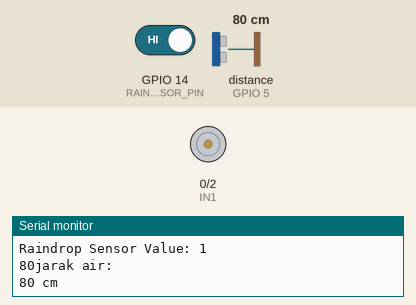
This sketch was run on a simulated ESP8266 (NodeMCU). On the bench: motor-driver pin pairs drawn as motors (green arrow = first pin HIGH = forward, orange = second pin HIGH = backward, longer = more drive), the last lines printed to the serial monitor. Wiring (inferred from the names in the program): ultrasonic range finder: trigger GPIO 4; echo GPIO 5. Inputs (shaded band) come from the test bench; at power-on: distance to the obstacle (sensor on GPIO 5) 80 cm, GPIO 14 (RAINDROP_SENSOR_PIN) HIGH. The echo pulse lasts 58.3 µs per cm; WiFi joins after 1.5 s; servers stay silent unless stated; the local clock reads 2024-03-15 10:24:30 at power-on unless the sketch sets it.

Above: at 3.2 s.
3.3 s: distance to the obstacle (sensor on GPIO 5) set to 11 cm
5.3 s: distance to the obstacle (sensor on GPIO 5) set to 8 cm
At 6.5 s:
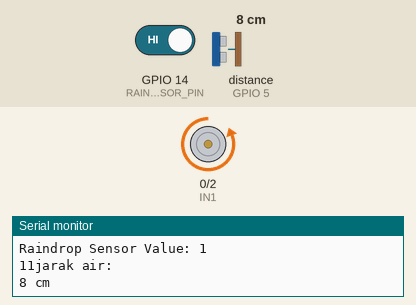
At 16.5 s:
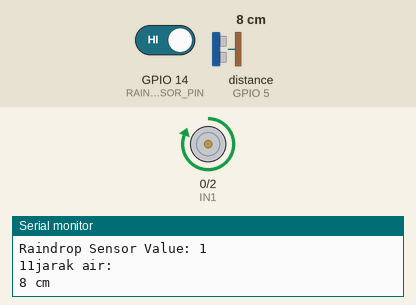
Timing chart, 0 to 33.3 s (numbered marks = the images above; inputs shaded):
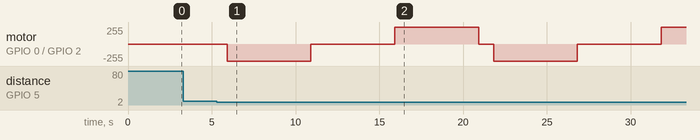

Measured:
- the behaviour switches between 10 and 9 cm on distance to the obstacle (sensor on GPIO 5) (found by bisection; images 0 and 1)
- after the input at 5.3 s, motor on GPIO 0 (IN1) / GPIO 2 (IN2): stopped → backward 255/255 after 0.62 s, → stopped 5.0 s later, → forward 255/255 5.0 s later, → stopped 5.0 s later, … (7 changes in this stretch)

The sketch:

ferdunfinal.ino
```cpp
/*
  =========================================
  ||        COMPONENT       ||    PIN    ||
  =========================================
  ||  Motor IN1             ||     0     ||
  ||  Motor IN2             ||     2     ||
  ||  Ultra Echo Air        ||     5     ||
  ||  Ultra Trigger Air     ||     4     ||
  =========================================

*/

#ifdef ESP32
  #include <WiFi.h>
#else
  #include <ESP8266WiFi.h>
#endif
#include <WiFiClientSecure.h>
#include <UniversalTelegramBot.h>
#include <ArduinoJson.h>
#include <Wire.h>

const char* ssid = "INDOMIE";
const char* password = "12345678";

// Initialize Telegram BOT
#define BOTtoken "6566753255:AAEaKLJ9qetd5yrI07ptQj-FYCwyIgR9mYM"
#define CHAT_ID "1279174157"

#ifdef ESP8266
  X509List cert(TELEGRAM_CERTIFICATE_ROOT);
#endif

WiFiClientSecure client;
UniversalTelegramBot bot(BOTtoken, client);

// Checks for new messages every 1 second.
int botRequestDelay = 500;
unsigned long lastTimeBotRan;

#define RAINDROP_SENSOR_PIN 14
const int echoAirPin = 5;
const int trigAirPin = 4;
const int IN1 = 0;
const int IN2 = 2;

long durationAir, jarakAir;

// Handle what happens when you receive new messages
void handleNewMessages(int numNewMessages) {
  Serial.println("handleNewMessages");
  Serial.println(String(numNewMessages));

  for (int i=0; i<numNewMessages; i++) {
    // Chat id of the requester
    String chat_id = String(bot.messages[i].chat_id);
    if (chat_id != CHAT_ID){
      bot.sendMessage(chat_id, "Unauthorized user", "");
      continue;
    }

    // Print the received message
    String text = bot.messages[i].text;
    Serial.println(text);

    String from_name = bot.messages[i].from_name;

    if (text == "/start") {
      String welcome = "Welcome, " + from_name + ".\n\n";
      welcome += "Sistem ini merupakan sistem monitoring pintu ";
      welcome += "air dengan ESP8266 dilengkapi sensor ultrasonic ";
      welcome += "dan motor DC yang telah berhasil terintegrasi ";
      welcome += "dengan aplikasi Telegram secara real-time.";
      bot.sendMessage(chat_id, welcome, "");
    }


  }
}

void setup() {
   Serial.begin(115200);

  #ifdef ESP8266
    configTime(0, 0, "pool.ntp.org");      // get UTC time via NTP
    client.setTrustAnchors(&cert); // Add root certificate for api.telegram.org
  #endif

  pinMode(trigAirPin, OUTPUT);
  pinMode(echoAirPin, INPUT);
  pinMode(RAINDROP_SENSOR_PIN, INPUT);
  pinMode(IN1, OUTPUT);
  pinMode(IN2, OUTPUT);
  digitalWrite(IN1, LOW);
  digitalWrite(IN2, LOW);

  // Connect to Wi-Fi
  WiFi.mode(WIFI_STA);
  WiFi.begin(ssid, password);
  #ifdef ESP32
    client.setCACert(TELEGRAM_CERTIFICATE_ROOT); // Add root certificate for api.telegram.org
  #endif
  while (WiFi.status() != WL_CONNECTED) {
    delay(1000);
    Serial.println("Connecting to WiFi..");
  }
  // Print ESP32 Local IP Address
  Serial.println(WiFi.localIP());
}

void rainDropSensor() {
  int raindropValue = digitalRead(RAINDROP_SENSOR_PIN); // Membaca nilai analog dari sensor
  Serial.print("Raindrop Sensor Value: ");
  Serial.println(raindropValue); // Menampilkan nilai sensor di Serial Monitor

  // Jika ingin mengkategorikan nilai sensor menjadi intensitas hujan
  if (raindropValue == 0) {
    // buka atas
    digitalWrite(IN1, LOW);
    digitalWrite(IN2, HIGH);
    delay(5000);

    // posisi diam
    digitalWrite(IN1, LOW);
    digitalWrite(IN2, LOW);
    delay(15000);

    //tutup bawah
    digitalWrite(IN1, HIGH);
    digitalWrite(IN2, LOW);
    delay(5000);

    // posisi diam
    digitalWrite(IN1, LOW);
    digitalWrite(IN2, LOW);

  } else {
    String message = "LAPORAN KEADAAN AIR\n\n";
    message += "Turun Hujan \n";
    message += "Status : Level Air akan meningkat";
    bot.sendMessage(CHAT_ID, message, "");
  }
}

void hcsrAirValue() {
  digitalWrite(trigAirPin, LOW);
  delayMicroseconds(2);
  digitalWrite(trigAirPin, HIGH);
  delayMicroseconds(10);
  digitalWrite(trigAirPin, LOW);
  durationAir = pulseIn(echoAirPin, HIGH);
  jarakAir = (durationAir/2) / 29.1;
  Serial.println("jarak air:");
  Serial.print(jarakAir);
  Serial.println(" cm");

  if (jarakAir >= 7 && jarakAir <= 9) {

    String message = "LAPORAN KEADAAN AIR\n\n";
    message += "Tinggi Air : "+String(jarakAir)+" Cm\n";
    message += "Status : Level Air Tinggi";
    bot.sendMessage(CHAT_ID, message, "");

    // buka atas
    digitalWrite(IN1, LOW);
    digitalWrite(IN2, HIGH);
    delay(5000);

    // posisi diam
    digitalWrite(IN1, LOW);
    digitalWrite(IN2, LOW);
    delay(5000);

    // tutup bawah
    digitalWrite(IN1, HIGH);
    digitalWrite(IN2, LOW);
    delay(5000);

    // posisi diam
    digitalWrite(IN1, LOW);
    digitalWrite(IN2, LOW);

  } else if (jarakAir >= 10 && jarakAir <= 12) {

    String message = "LAPORAN KEADAAN AIR\n\n";
    message += "Tinggi Air : "+String(jarakAir)+" Cm\n";
    message += "Status : Level Air Sedang";
    bot.sendMessage(CHAT_ID, message, "");

  } else {

    String message = "LAPORAN KEADAAN AIR\n\n";
    message += "Tinggi Air : "+String(jarakAir)+" Cm\n";
    message += "Status : Level Air Rendah";
    bot.sendMessage(CHAT_ID, message, "");
  }

}

void loop() {
  Serial.print(jarakAir);

  hcsrAirValue();
  rainDropSensor();

  if (millis() > lastTimeBotRan + botRequestDelay)  {
    int numNewMessages = bot.getUpdates(bot.last_message_received + 1);

    while(numNewMessages) {
      Serial.println("got response");
      handleNewMessages(numNewMessages);
      numNewMessages = bot.getUpdates(bot.last_message_received + 1);
    }
    lastTimeBotRan = millis();
  }
}
```
